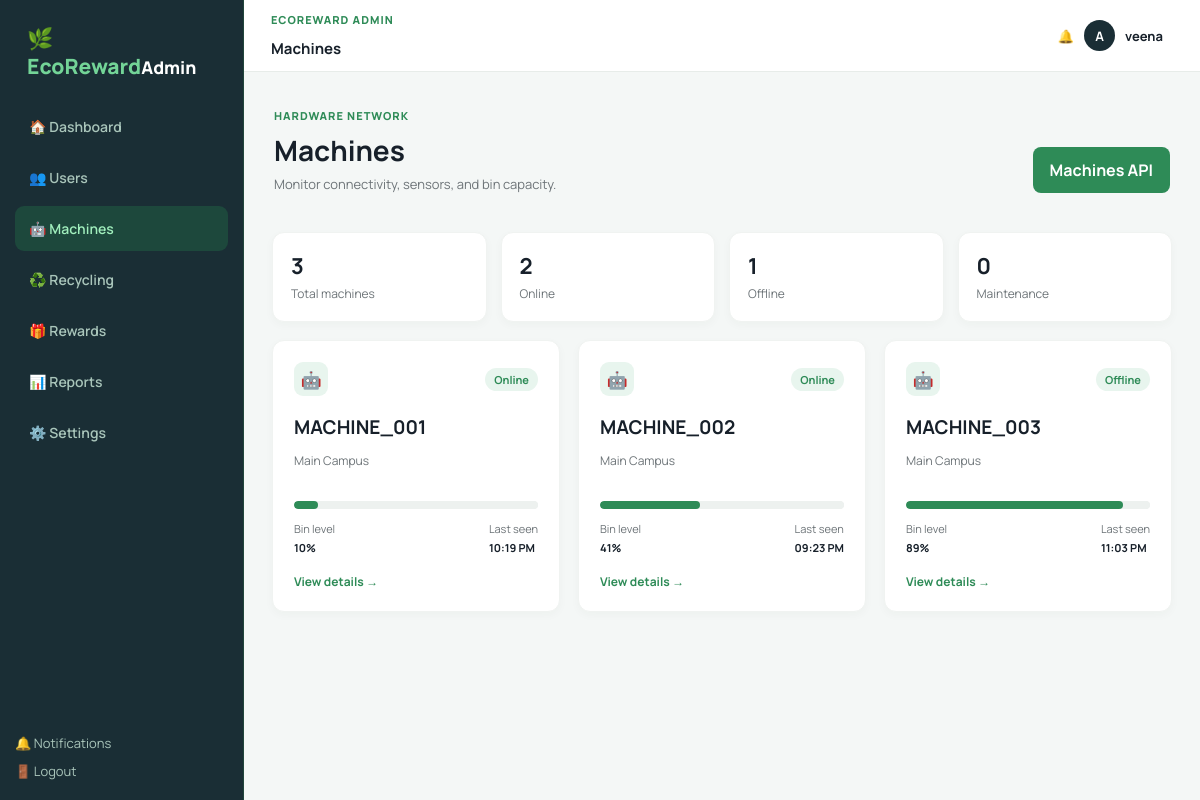
The page /admin-panel/machines/ (signed in) on the database its author committed.
### recycling/models.py (models this page shows)
class Machine(models.Model):
    STATUS_CHOICES = [("ONLINE", "Online"), ("OFFLINE", "Offline"), ("MAINTENANCE", "Maintenance")]
    code = models.CharField(max_length=40, unique=True)
    location = models.CharField(max_length=120, default="Main Campus")
    status = models.CharField(max_length=20, choices=STATUS_CHOICES, default="ONLINE")
    bin_level = models.PositiveIntegerField(default=40)
    api_key = models.CharField(max_length=120, default="change-me")
    last_seen = models.DateTimeField(auto_now=True)

### recycling/views.py (the view)
# urls.py: path("admin-panel/machines/", views.admin_machines_page, name="admin_machines_page"),
@login_required
def admin_machines_page(request):
    if not admin_only(request):
        return redirect("dashboard")
    machines = Machine.objects.all().order_by("code")
    return render(request, "admin/machines.html", {"machines": machines, "total": machines.count(), "online": machines.filter(status="ONLINE").count(), "offline": machines.filter(status="OFFLINE").count(), "maintenance": machines.filter(status="MAINTENANCE").count(), "admin_section": "machines", "page_title": "Machines"})

### recycling/views.py (called while the page is built)
def admin_only(request):
    return request.user.is_authenticated and hasattr(request.user, "profile") and request.user.profile.role == "ADMIN"

### templates/admin/machines.html
{% extends 'admin/base.html' %}
{% block admin_content %}
<div class="page-heading"><div><p class="eyebrow">HARDWARE NETWORK</p><h1>Machines</h1><p>Monitor connectivity, sensors, and bin capacity.</p></div><a class="btn" href="{% url 'api_admin_machines' %}">Machines API</a></div>
<section class="stats admin-stats"><div class="card stat"><strong>{{ total }}</strong><span class="muted">Total machines</span></div><div class="card stat"><strong>{{ online }}</strong><span class="muted">Online</span></div><div class="card stat"><strong>{{ offline }}</strong><span class="muted">Offline</span></div><div class="card stat"><strong>{{ maintenance }}</strong><span class="muted">Maintenance</span></div></section>
<section class="machine-card-grid">
	{% for machine in machines %}
	<article class="panel machine-admin-card">
		<div class="machine-card-head">
			<div class="machine-icon">🤖</div>
			<span class="pill">{{ machine.status|title }}</span>
		</div>
		<h2>{{ machine.code }}</h2>
		<p class="muted">{{ machine.location }}</p>
		<progress class="bin-meter" value="{{ machine.bin_level }}" max="100">{{ machine.bin_level }}%</progress>
		<div class="machine-card-meta">
			<span>Bin level <b>{{ machine.bin_level }}%</b></span>
			<span>Last seen <b>{{ machine.last_seen|date:'h:i A' }}</b></span>
		</div>
		<a class="detail" href="{% url 'admin_machine_detail_page' machine.id %}">View details →</a>
	</article>
	{% empty %}
	<p class="muted">No machines registered.</p>
	{% endfor %}
</section>
{% endblock %}

### templates/admin/base.html (shortened to what this page needs)
{% extends 'base.html' %}
{% block body %}
<div class="shell admin-shell">
  <aside class="sidebar admin-sidebar">
    <div>
      <div class="brand"><span>🌿 EcoReward</span><small>Admin</small></div>
      <nav class="nav admin-nav">
        <a class="{% if admin_section == 'dashboard' %}active{% endif %}" href="{% url 'admin_dashboard' %}">🏠 Dashboard</a>
        <a class="{% if admin_section == 'users' %}active{% endif %}" href="{% url 'admin_users_page' %}">👥 Users</a>
        <a class="{% if admin_section == 'machines' %}active{% endif %}" href="{% url 'admin_machines_page' %}">🤖 Machines</a>
        <a class="{% if admin_section == 'recycling' %}active{% endif %}" href="{% url 'admin_recycling_page' %}">♻️ Recycling</a>
        <a class="{% if admin_section == 'rewards' %}active{% endif %}" href="{% url 'admin_rewards_page' %}">🎁 Rewards</a>
        <a class="{% if admin_section == 'reports' %}active{% endif %}" href="{% url 'admin_reports_page' %}">📊 Reports</a>
        <a class="{% if admin_section == 'settings' %}active{% endif %}" href="{% url 'admin_settings_page' %}">⚙️ Settings</a>
      </nav>
    </div>
    <div class="admin-side-foot">
      <a href="{% url 'admin_notifications_page' %}">🔔 Notifications</a>
      <a href="{% url 'logout' %}">🚪 Logout</a>
    </div>
  </aside>
  <div class="content">
    <header class="topbar admin-topbar">
      <div class="admin-page-title"><span class="eyebrow">ECOREWARD ADMIN</span><b>{{ page_title }}</b></div>
      <div class="user"><a href="{% url 'admin_notifications_page' %}">🔔</a><span class="avatar">{{ request.user.username|first|upper }}</span><span>{{ request.user.get_full_name|default:request.user.username }}</span></div>
    </header>
    <main class="main admin-main">{% block admin_content %}{% endblock %}</main>
  </div>
</div>
{% endblock %}

### static/css/app.css (style rules this page uses)
:root { --green:#2e8b57;--dark:#1a2e35;--mint:#e8f5ee;--bg:#f4f7f6;--ink:#17202a;--muted:#6d7478;--line:#e7ece9;--orange:#f48622 }
* { box-sizing:border-box }
body { margin:0;background:var(--bg);color:var(--ink);font-family:Manrope,Arial,sans-serif }
a { text-decoration:none;color:inherit }
.shell { display:flex;min-height:100vh }
.sidebar { width:244px;background:#fff;border-right:1px solid var(--line);padding:20px 15px;display:flex;flex-direction:column;justify-content:space-between }
.brand { font-size:21px;font-weight:800;color:var(--dark);padding:4px 12px 24px }
.brand span { color:var(--green) }
.nav { display:grid;gap:6px }
.nav a { padding:13px 14px;color:var(--muted);border-radius:9px;font-weight:600;font-size:14px }
.nav a.active,.nav a:hover { background:var(--mint);color:var(--green) }
.content { flex:1;min-width:0 }
.topbar { height:60px;background:#fff;border-bottom:1px solid var(--line);display:flex;align-items:center;justify-content:space-between;padding:0 27px }
.user { display:flex;align-items:center;gap:10px;font-size:13px;font-weight:700;white-space:nowrap }
.avatar { width:31px;height:31px;border-radius:50%;background:var(--dark);color:#fff;display:grid;place-items:center }
.main { padding:24px 28px 28px;max-width:1180px;margin:auto }
.hero,.card,.panel { background:#fff;border:1px solid #f0f3f1;border-radius:12px;box-shadow:0 3px 10px #18352c08 }
.stats { display:grid;grid-template-columns:repeat(4,1fr);gap:14px;margin:14px 0 18px }
.stat { padding:15px }
.stat strong { font-size:22px;display:block }
.muted { color:var(--muted);font-size:12px }
.detail { display:block;color:var(--green);font-size:12px;font-weight:700;margin-top:13px }
.panel { padding:18px }
.panel h2 { font-size:16px;margin:0 }
.btn { display:inline-block;border:0;border-radius:8px;background:var(--green);color:#fff;padding:12px 17px;font:inherit;font-weight:700;cursor:pointer }
.pill { padding:4px 9px;border-radius:99px;background:var(--mint);color:var(--green);font-size:11px;font-weight:700 }
.admin-shell .sidebar { background:var(--dark);color:#fff }
.admin-shell .brand { color:#fff }
.admin-shell .nav a { color:#bac6c5 }
.admin-shell .nav a.active,.admin-shell .nav a:hover { background:var(--green);color:#fff }
.eyebrow { margin:0 0 8px;color:var(--green);font-size:11px;font-weight:800;letter-spacing:1px }
.admin-topbar { height:72px }
.admin-topbar>div:first-child { display:grid;gap:3px }
.admin-topbar b { font-size:15px }
.admin-sidebar { background:#102a25;color:#dcece4;border-color:#21463b }
.admin-sidebar .brand { color:#fff }
.admin-sidebar .brand span { color:#73d497 }
.admin-sidebar .nav a { color:#a9c5ba }
.admin-sidebar .nav a.active,.admin-sidebar .nav a:hover { background:#1d483c;color:#a1efbd }
.admin-side-foot { display:grid;gap:10px;font-size:13px }
.admin-side-foot>a { color:#a9c5ba }
.admin-main { max-width:1400px }
.admin-stats { grid-template-columns:repeat(4,1fr);margin-bottom:18px }
.admin-stats .stat { padding:18px }
.machine-icon,.event-marker,.reward-symbol { display:grid;place-items:center;width:34px;height:34px;border-radius:9px;background:var(--mint);color:var(--green);font-size:17px }
progress.bin-meter { width:100%;height:8px;border:0;border-radius:10px;background:#edf1ef;overflow:hidden }
.admin-nav a { display:flex;gap:10px;align-items:center }
.admin-page-title { display:grid;gap:3px }
.page-heading { display:flex;align-items:end;justify-content:space-between;gap:20px;padding:12px 2px 25px }
.page-heading h1 { margin:0 0 6px;font-size:28px }
.page-heading p:not(.eyebrow) { margin:0;color:var(--muted);font-size:13px }
.machine-card-grid,.reward-page-grid { display:grid;grid-template-columns:repeat(3,1fr);gap:18px;margin-bottom:20px }
.machine-admin-card,.reward-card { padding:21px }
.machine-card-head,.reward-card-head { display:flex;justify-content:space-between;align-items:center }
.machine-admin-card h2,.reward-card h2 { margin:18px 0 4px;font-size:19px }
.bin-meter { height:8px;margin:20px 0 10px;border-radius:10px;background:#edf1ef;overflow:hidden }
.machine-card-meta { display:flex;justify-content:space-between;color:var(--muted);font-size:11px;margin-bottom:18px }
.machine-card-meta b { display:block;color:var(--ink);margin-top:4px }
html,body { max-width:100%;overflow-x:hidden }

### rows shown on the page
Machine: status "Online", code "MACHINE_001", location "Main Campus", bin_level "10", last_seen "10:19 PM"
Machine: status "Online", code "MACHINE_002", location "Main Campus", bin_level "41", last_seen "09:23 PM"
Machine: status "Offline", code "MACHINE_003", location "Main Campus", bin_level "89", last_seen "11:03 PM"

### other values the page prints
{{ page_title }} "Machines"
{{ request.user.username|first|upper }} "A"
{{ request.user.get_full_name|default:request.user.username }} "veena"
{{ total }} "3"
{{ online }} "2"
{{ offline }} "1"
{{ maintenance }} "0"
